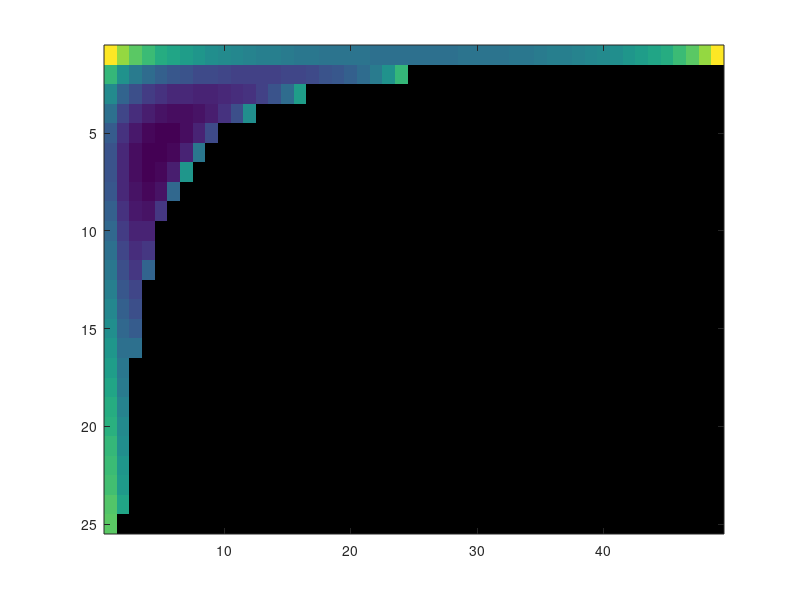

Write MATLAB code to recreate this figure. (Note: this script raises an error after producing the figure.)
clear all
close all
clc

    R = 23/2; %Radius of segment
    t = 0.3175; %Thickness of segment
    L = 20; %Length of segment
    nu = 1.3; %Poisson ratio
    %i = 0; 
    j = 0; %Used for iterating through pairs of moving segments
    w = 1; %Number of waves
    
    min_segments = 6;
    max_segments = 150; %Maximum number of segments
    
    %Iterating number of segments from min to max
    for n = min_segments:max_segments
        min_COT = inf; %Selecting a minimum COT for each iteration
        for w = 1:floor(n/2) %Maximum number of waves possible is n/2 waves
            for b = 0:floor(n/2) %Maximum number of bridged segments possible is half the number of segments
                m = 1;
                %While loop to iterate thorough all possible combinations in integers given
                %constraints are met with, while loop includes the 2 possible constraints set up for
                %this equation
                
                %fmincon was used at first but would not meet all constraints and would not give
                %only integer values due to which this optimization was created
                while ((n-w*(2*m+b)>0) && (4*m+2*b-(n))<=0)
                    %Calculating COT based on Math_ver9.
                    COT = (1/nu)*(((n*pi^4*R^3)/((n-w*(2*m+b))*4*L*t^2))+(((2*m+b)^4*(L/R)^3)/8))*(n/(w*m*(m+b)));
                    %(1/nu)*(((n*pi^4*R^3)/((n-w*(2*m+b))*4*L*t^2))+(((2*m+b)^4*(L/R)^3)/(384/5)))*(n/(w*m*(m+b))); ->Simply supported bending
                    %(1/nu)*(((n*pi^4*R^3)/((n-w*(2*m+b))*4*L*t^2)))*(n/(w*m*(m+b))); -> Only comrepssion factor
                    %(1/nu)*(((n*pi^4*R^3)/((n-w*(2*m+b))*4*L*t^2))+(((2*m+b)^4*(L/R)^3)/8))*(n/(w*m*(m+b)));->Cantilevered bending
                    
                    %If a minimum COT is measured note the w,m,b parameters for that segment number
                    if(COT<min_COT)
                        min_COT = COT;
                        wopt(n) = w;
                        mopt(n) = m;
                        bopt(n) = b;
                        COTopt(n) = min_COT;
                    end
                    m=m+1;
                end
            end
        end
    end
    
    %Record all COT
    [w_max,m_max,b_max] = size(COT);
    
    %If COT is measured as 0 convert it to NaN
    COT(COT == 0) = NaN;
    
    %Calculate percentage of anchoring segments
    for i = 6:max_segments
        perc_anchoring(i) = ((i-wopt(i)*(2*mopt(i)+bopt(i)))/i)*100;
    end
    
    %calculate bending and compression power factors
    for i = 6:max_segments
        bending_power_factor(i) = (i*(2*mopt(i)+bopt(i))^4*(L/R)^3)/(8*wopt(i)*mopt(i)*(mopt(i)+bopt(i)));
        compression_power_factor(i) = (pi^4*i^2*R^3)/(4*wopt(i)*mopt(i)*(mopt(i)+bopt(i))*(i-(wopt(i)*(2*mopt(i)+bopt(i))))*(L*t^2));
        max_velocity(i) = wopt(i)*mopt(i)*(mopt(i)+bopt(i));
    end
    
    %%
    %Store all w,m,b values for a particular number of segments for both compression and bending factor
    segment_num = 100;
    
    for w = 1:floor(segment_num/2)
        for b = 0:floor(segment_num/2)
            m = 1;
            while ((segment_num-w*(2*m+b)>0) && (4*m+2*b-(segment_num))<=0)
                COT_segment(m,b+1,w) = (1/nu)*(((segment_num*pi^4*R^3)/((segment_num-w*(2*m+b))*4*L*t^2))+(((2*m+b)^4*(L/R)^3)/8))*(segment_num/(w*m*(m+b)));
                %(1/nu)*(((n*pi^4*R^3)/((n-w*(2*m+b))*4*L*t^2))+(((2*m+b)^4*(L/R)^3)/(384/5)))*(n/(w*m*(m+b)));
                %(1/nu)*(((n*pi^4*R^3)/((n-w*(2*m+b))*4*L*t^2)))*(n/(w*m*(m+b)));
                %(1/nu)*(((n*pi^4*R^3)/((n-w*(2*m+b))*4*L*t^2))+(((2*m+b)^4*(L/R)^3)/8))*(n/(w*m*(m+b)));
                m=m+1;
            end
        end
    end
    
    COT_segment(COT_segment == 0) = NaN;
    
    %Number of moving pairs, number of bridged segments, number of waves
    [num_rows,num_cols,num_layers] = size(COT_segment);
    
    for i = 1:num_layers
        m_w0(:,i) = COT_segment(:,1,i); %0 bridge segments
    end
    
    m_w0 = log(m_w0);
        
    figure
    imagesc(m_w0);
    colormap([1 1 1; parula(256)])
    caxis([10 15])
    colorbar
%%    
 %{   
    figure
    [X,Y] = meshgrid(1:num_cols,1:num_rows);
    for i = 1:num_layers
        surf(X,Y,COT_segment(:,:,i));
        colormap(jet)
        shading interp
        xlabel('Number of bridged segments');
        ylabel('Number of moving pairs');
        zlabel('COT');
        hold on
    end
    
    figure
    for j = 1:12
        subplot(6,2,j)
        surf(X,Y,COT_segment(:,:,j));
        colormap(jet)
        shading interp
        xlabel('Number of bridged segments');
        ylabel('Number of moving pairs');
        zlabel('COT');
    end
%}        
    %%
    
    figure
    plot(6:max_segments,COTopt(6:max_segments));
    xlabel('Number of segments');
    ylabel('COT');
    
    figure
    plot(6:max_segments,perc_anchoring(6:max_segments));
    xlabel('Number of segments');
    ylabel('Percentage of anchoring segments');
    
    figure
    subplot(3,1,1)
    plot(6:max_segments,wopt(6:max_segments));
    xlabel('Number of segments');
    ylabel('Optimized number of waves');
    subplot(3,1,2)
    plot(6:max_segments,mopt(6:max_segments));
    xlabel('Number of segments');
    ylabel('Optimized number of moving pairs');    
    subplot(3,1,3)
    plot(6:max_segments,bopt(6:max_segments));
    xlabel('Number of segments');
    ylabel('Optimized number of bridged segments');
    
    figure
    plot(6:max_segments,bending_power_factor(6:max_segments),6:max_segments,compression_power_factor(6:max_segments));
    xlabel('Number of segments');
    ylabel('Power factor');
    legend('Bending power factor','Compression power factor');
    
    figure
    plot(6:max_segments,max_velocity(6:max_segments));
    xlabel('Number of segments');
    ylabel('Maximum velocity');